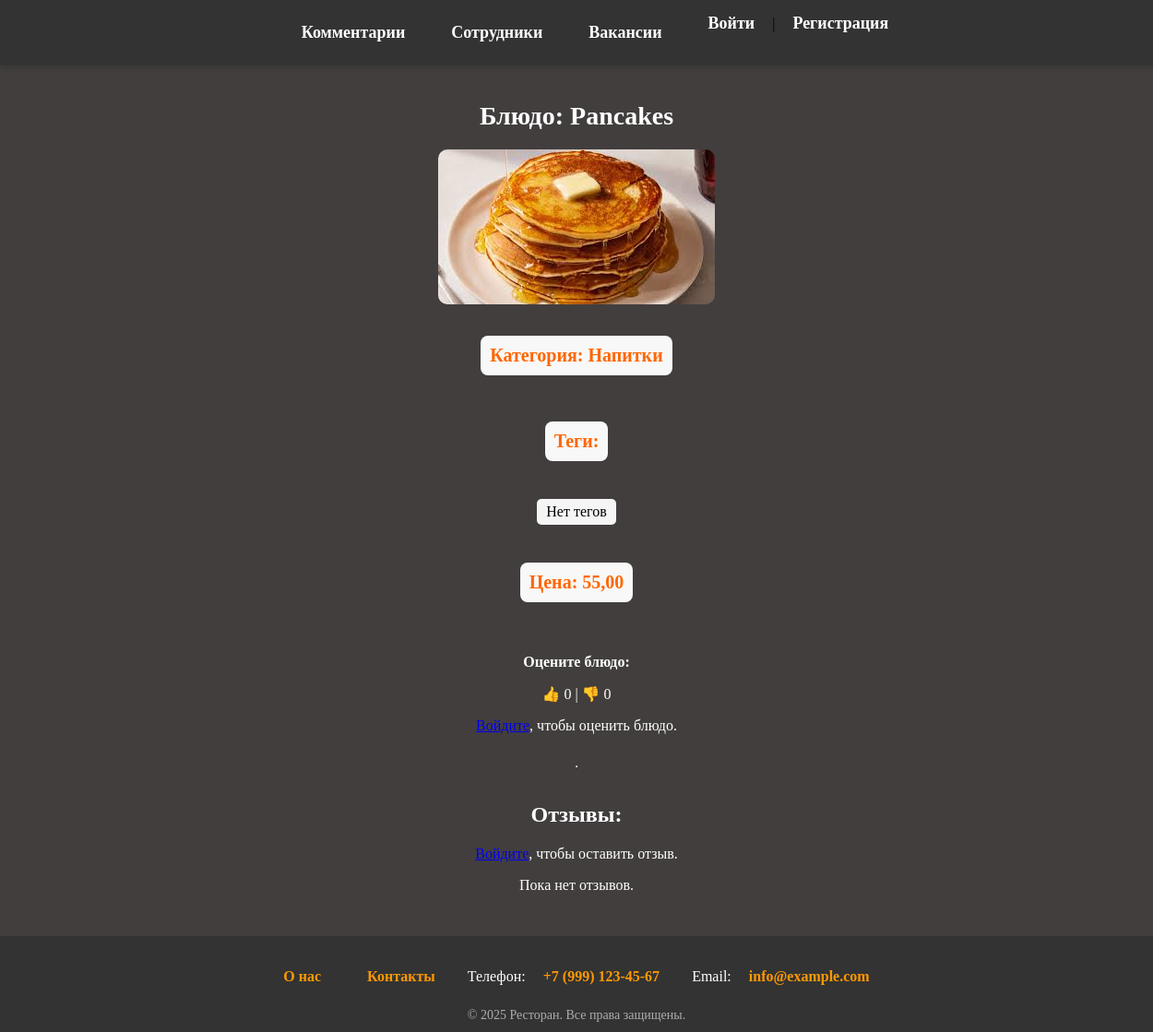
The app's page /pancakes, older data.
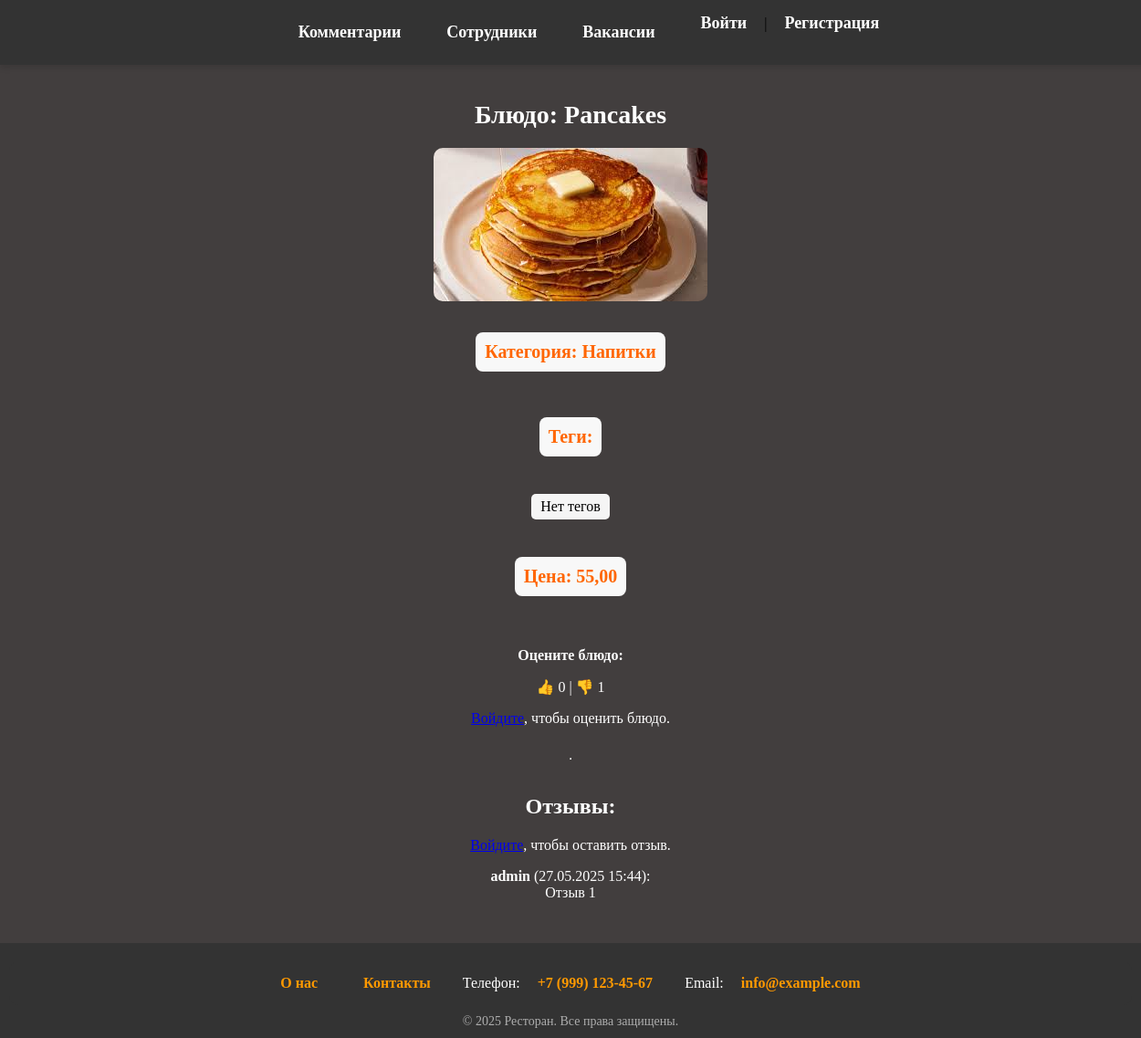
The same page, newer data.
### menu/models.py (models this page shows, shortened)
class Dish(models.Model):
    name = models.CharField(max_length=40, unique=True, verbose_name='Название')
    category = models.ForeignKey(Category, on_delete=models.CASCADE, related_name='dishes', null=True, verbose_name='Категория')
    price = models.DecimalField(max_digits=7, decimal_places=2, verbose_name='Цена')
    photo = models.ImageField(upload_to='menu/', blank=True, null=True, verbose_name='Фото')
    tags = models.ManyToManyField(Tag, related_name="dishes", blank=True)
    class Meta:
        verbose_name = "Блюдо"
        verbose_name_plural = "Блюда"

class Category(models.Model):
    name = models.CharField(max_length=10)
    class Meta:
        verbose_name = "Категория"
        verbose_name_plural = "Категории"

class DishReview(models.Model):
    dish = models.ForeignKey(Dish, on_delete=models.CASCADE, related_name='reviews')
    user = models.ForeignKey(settings.AUTH_USER_MODEL, on_delete=models.CASCADE)
    text = models.TextField(verbose_name='Отзыв')
    date = models.DateTimeField(auto_now_add=True)
    class Meta:
        unique_together = ('dish', 'user')

### menu/views.py (the view, shortened to what this page needs)
# urls.py: path('<dish:dish>', views.DishDetailView.as_view(), name='dish_detail')
class DishDetailView(DataMixin, DetailView):
    model = Dish
    template_name = 'dish_detail.html'
    context_object_name = 'dish'
    slug_field = 'name'
    slug_url_kwarg = 'dish'
    def get_context_data(self, **kwargs):
        context = super().get_context_data(**kwargs)
        dish = self.object
        user = self.request.user
        context['form'] = DishReviewForm()
        context['reviews'] = dish.reviews.all().order_by('-date')
        context['likes'] = dish.reactions.filter(type='like').count()
        context['dislikes'] = dish.reactions.filter(type='dislike').count()
        context['user_reaction'] = None
        if user.is_authenticated:
            context['user_reaction'] = DishReaction.objects.filter(dish=dish, user=user).first()
        return context

### menu/converters.py (called while the page is built)
    def to_python(self, value):
        if Dish.objects.filter(name=value).exists():
            return value
        return Http404()

### menu/templates/dish_detail.html (shortened to what this page needs)
{% extends "base.html" %}
{% load static %}
{% block content %}
    <div class="dish-container">
        <h1 class="comments-header">Блюдо: {{ dish.name|capfirst }}</h1>
        <div class="dish-photo">
            <img src="{% static dish.photo %}" alt="Фото блюда">
        </div>
        <div class="dish-more-container">
        <div class="dish-detail">
            <p class="dish_detail_category"><strong>Категория:</strong> {{ dish.category.name }}</p>
        </div>
        <div class="dish-detail">
            <p class="dish_detail_category"><strong>Теги:</strong></p>
            <ul class="dish-tags">
                {% for p in dish.tags.all %}
                    <li>{{ p.name }}</li>
                {% empty %}
                    <li>Нет тегов</li>
                {% endfor %}
            </ul>
        </div>
        <div class="dish-detail">
            <p class="dish_detail_price"><strong>Цена:</strong> {{ dish.price }}</p>
        </div>
        </div>
        <div class="dish-detail">
    <p><strong>Оцените блюдо:</strong></p>
    <p>👍 {{ likes }} | 👎 {{ dislikes }}</p>
    {% if user.is_authenticated %}
        <form method="post" style="display: inline;">
            {% csrf_token %}
            <input type="hidden" name="reaction" value="like">
            <button type="submit" {% if user_reaction and user_reaction.type == 'like' %}disabled{% endif %}>👍 Лайк</button>
        </form>
        <form method="post" style="display: inline;">
            {% csrf_token %}
            <input type="hidden" name="reaction" value="dislike">
            <button type="submit" {% if user_reaction and user_reaction.type == 'dislike' %}disabled{% endif %}>👎 Дизлайк</button>
        </form>
    {% else %}
        <p><a href="{% url 'users:login' %}?next={{ request.path }}">Войдите</a>, чтобы оценить блюдо.</p>
    {% endif %}
</div>
<hr>
<div class="dish-detail">
    <h2>Отзывы:</h2>
    {% if user.is_authenticated %}
        <form method="post">
            {% csrf_token %}
            <textarea name="text" rows="3" placeholder="Оставьте отзыв..." required>{{ form.text.value }}</textarea>
            <button type="submit" name="review">Отправить отзыв</button>
        </form>
    {% else %}
        <p><a href="{% url 'users:login' %}?next={{ request.path }}">Войдите</a>, чтобы оставить отзыв.</p>
    {% endif %}
    <div>
        {% for review in reviews %}
            <p>
                <strong>{{ review.user.username }}</strong> ({{ review.date|date:"d.m.Y H:i" }}):<br>
                {{ review.text }}
            </p>
        {% empty %}
            <p>Пока нет отзывов.</p>
        {% endfor %}
        </div>
    </div>
    </div>
{% endblock %}

### templates/base.html (shortened to what this page needs)
{% load static %}
<!DOCTYPE html>
<html lang="ru">
  <head>
    <link rel="stylesheet" href="{% static 'styles/style.css' %}">
  </head>
  <body>
    {% include "header.html" %}
    <main>
      <div class="containere">
        {% block content %}{% endblock %}
      </div>
    </main>
    {% include "footer.html" %}
  </body>
</html>

### templates/header.html
{% load static %}
<header>
  <a href="/comments/">Комментарии</a>
  <a href="/staff/">Сотрудники</a>
  <a href="/vacancy/">Вакансии</a>
  <span style="float: right;">
    {% if user.is_authenticated %}
      <a href="{% url 'users:profile' %}">{{ user.username }}</a> |
      <a href="{% url 'users:logout' %}">Выйти</a>
    {% else %}
      <a href="{% url 'users:login' %}?next={{ request.path }}">Войти</a> |
      <a href="{% url 'users:register' %}">Регистрация</a>
    {% endif %}
  </span>
</header>

### templates/footer.html
{% load static %}
  <footer>
    <div class="footer-links">
        <p><a href="#">О нас</a></p>
        <p><a href="#">Контакты</a></p>
        <p>Телефон: <a href="tel:+79991234567">+7 (999) 123-45-67</a></p>
        <p>Email: <a href="mailto:info@example.com">info@example.com</a></p>
    </div>
    <div class="footer-text">© 2025 Ресторан. Все права защищены.</div>
  </footer>

### static/styles/style.css (style rules this page uses)
html, body { height: 100%; margin: 0; }
body { background: #423e3e; display: flex; flex-direction: column; min-height: 100%; }
main { flex-grow: 1; padding: 20px; }
header { top: 0; left: 0; width: 100%; background: #333; padding: 15px 20px; display: flex; justify-content: center; gap: 20px; box-shadow: 0 4px 6px rgba(0, 0, 0, 0.1); }
header a { text-decoration: none; color: white; font-size: 18px; font-weight: bold; padding: 10px 15px; border-radius: 8px; transition: 0.3s ease-in-out; }
footer { bottom: 0; left: 0; right: 0; background: #333; color: #ccc; text-align: center; margin-top: 0px; font-size: 16px; padding: 10px; }
footer a { color: #ff6600; text-decoration: none; font-weight: bold; transition: 0.3s; }
.footer-links { margin: 10px 0; }
.footer-links a { margin: 0 15px; }
.footer-text { margin-top: 10px; font-size: 14px; opacity: 0.8; }
.footer-links { display: flex; justify-content: center; gap: 20px; background: #333; padding: 15px; border-radius: 10px; }
.footer-links p { margin: 0; color: white; font-size: 16px; }
.footer-links a { text-decoration: none; color: #ff9900; transition: color 0.3s; }
.dish_detail_category { font-size: 20px; font-weight: bold; color: #ff6600; text-align: center; background: #f8f8f8; padding: 10px; border-radius: 8px; display: inline-block; }
.dish_detail_price { font-size: 20px; font-weight: bold; color: #ff6600; text-align: center; background: #f8f8f8; padding: 10px; border-radius: 8px; display: inline-block; }
.comments-header { font-size: 28px; color: white; text-align: center; margin-bottom: 20px; }

### templates/base.html (style rules this page uses)
.dish-container { display: flex; flex-direction: column; align-items: center; max-width: 500px; margin: 0 auto; }
.dish-photo img { width: 100%; max-width: 400px; height: auto; border-radius: 10px; }
.dish-detail { width: 100%; text-align: center; margin: 10px 0; color: white; }
.dish-tags { list-style-type: none; padding: 0; color: black; }
.dish-tags li { background: #f5f5f5; padding: 5px 10px; margin: 5px 0; border-radius: 5px; display: inline-block; }

Row changes from the older to the newer data that the page shows:
added DishReview: user.username "admin", date "27.05.2025 15:44", text "Отзыв 1"
Text that changed along with them:
{{ dislikes }}: "0" → "1"
text no longer shown: "Пока нет отзывов."
